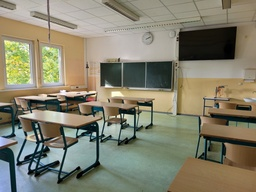
#> input picture Klassenzimmer OG (klein).jpg, 256 x 192 px, shrunk from 640 x 480 before the run, found by its file name
$ jupyter execute --allow-errors Bsp_bilineare_interpolation-Copy1.ipynb
#> lines starting #> are read from the running program, lines starting #| are printed output that depends on the picture
[cell 1]
#import libaries
import numpy as np
import skimage
from skimage import io
from skimage import color
from matplotlib import pyplot as plt

#> (a cell that did not finish here is left out)

#> (a cell that did not finish here is left out)

#> (a cell that did not finish here is left out)

#> (a cell that did not finish here is left out)

[cell 6]
def bilineare_interpolation(img,scale):
    #assert isinstance(img[0,0], int), 'type is {}, should be int'.format(type(img[0,0]))
    # unzip image (width,height)
    origin_width, origin_height = img.shape
    # scale image (= img)
    target_width =int(origin_width * scale)
    target_height =int(origin_height * scale)
    # pad img
    img_padded = np.pad(img, 1, mode = 'edge')
    #create new image (=target_img) with zeros as values
    target_img= np.zeros((target_width,target_height))

    # loop over all pixel of t_img
    for x in range(target_width):
        for y in range(target_height):
            #select origin pixel
            x_origin = x/scale + 1
            y_origin = y/scale + 1
            # to avoid half pixel, we round them
            # than we round up for the maximun value of the x and y pixel and we round down for the minimum of the x and y pixel
            # we use this method to get two pixel on each axis near the pixel we want to determine
            x_min = int(np.floor(x_origin))
            x_max = int(np.ceil(x_origin))
            y_min = int(np.floor(y_origin))
            y_max = int(np.ceil(y_origin))
            # Find the point between Q_11 and Q_21, called R₁, and the point between Q_12 and Q_22, called R₂
            # in this case there is a 1:1 correspondence, which can be taken
            if (x_max-x_min) == 0 and (y_max-y_min == 0):
                 f_x_y = img_padded[int(x_origin), int(y_origin)]
            # in this case x is equal for Q₁₁ and Q₂₁ and hence Q₁₁ == Q₂₁,
            # the same happens for Q_12 and Q_22
            # interpolation needs only to be done in x direction
            elif (x_max-x_min) == 0:
                f_x_y1 = img_padded[int(x_origin), y_min]
                f_x_y2 = img_padded[int(x_origin), y_max]
                f_x_y = (((y_max-y_origin)/(y_max-y_min)) * f_x_y1) + (((y_origin-y_min)/(y_max-y_min)) * f_x_y2)
            # in this case y is equal and interpolation needs only to be done in x direction
            elif (y_max-y_min) == 0:
                f_x1_y = img_padded[x_min, int(y_origin)]
                f_x2_y = img_padded[x_max, int(y_origin)]
                f_x_y = (((x_max-x_origin)/(x_max-x_min)) * f_x1_y) + (((x_origin-x_min)/(x_max-x_min)) * f_x2_y)
            else:
                # find the points Q_11, Q_12, Q_21 and Q_22
                Q_11 = img_padded[x_min, y_min]
                Q_12 = img_padded[x_min, y_max]
                Q_21 = img_padded[x_max, y_min]
                Q_22 = img_padded[x_max, y_max]

                # find the points R₁ and R₂
                r1 = ((x_max - x_origin)/(x_max - x_min)) * Q_11 + ((x_origin - x_min)/(x_max - x_min)) * Q_21
                r2 = ((x_max - x_origin)/(x_max - x_min)) * Q_12 + ((x_origin - x_min)/(x_max - x_min)) * Q_22

                # use bilinear interpolation
                f_x_y = ((y_max - y_origin)/(y_max - y_min)) * r1 + ((y_origin - y_min)/(y_max - y_min)) * r2

            # set t_img as interpolated image
            target_img[x,y] = f_x_y

    #return new imgage
    return target_img

# use function
#> (the rest of this cell did not finish here and is left out)

[cell 7]
def bilineare_interpolation_rgb(img,scale):
    #the image must be an numpy integer
    if img.dtype != 'uint8':
        img = img.astype('uint8')
    assert isinstance(img[0,0,0], np.uint8), 'type is {}, should be numpy.uint8, that means aa numpy integer'.format(type(img[0,0,0]))
     # unzip image (width,height, rgb-channels)
    origin_width, origin_height, channels = img.shape
    # scale image (= img)
    target_width =int(origin_width * scale)
    target_height =int(origin_height * scale)

    #create new image (=target_img) with zeros as values
    target_img = np.zeros((target_width, target_height, channels))

    #split the img into all color channels and use the function "bilibilineare_interpolation" for each channel
    #transform the floats into integers, because the function only works with intergers by dividing by 255.0
    target_img[:,:, 0] = bilineare_interpolation((img[:, :, 0] / 255.0), scale)
    target_img[:,:, 1] = bilineare_interpolation((img[:, :, 1] / 255.0), scale)
    target_img[:,:, 2] = bilineare_interpolation((img[:, :, 2] / 255.0), scale)

    #return new imgage
    return target_img

# use function
#> (the rest of this cell did not finish here and is left out)

[cell 8]
#use upscaling on examples
klassenzimmer = io.imread(r'C:\Users\Jerome\Desktop\Code\Einführung\Klassenzimmer OG (klein).jpg')
#> klassenzimmer is the input picture: shape (192, 256, 3); mean R, G, B 131.4, 128.8, 109.6
plt.imshow(klassenzimmer)
type(klassenzimmer[0,0,1])

[cell 9]
upscaled_klassenzimmer_bi= bilineare_interpolation_rgb(klassenzimmer, 2.5)
plt.imshow(upscaled_klassenzimmer_bi)

[cell 10]
schulhaus = io.imread(r'C:\Users\Jerome\Desktop\Code\Einführung\Schulhaus OG (klein).jpg')
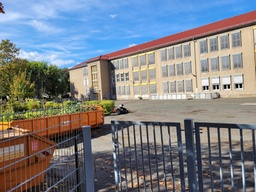
#> input picture Schulhaus OG (klein).jpg, 256 x 192 px, shrunk from 640 x 480 before the run, found by its file name
#> schulhaus is the input picture: shape (192, 256, 3); mean R, G, B 124.4, 128, 134.1
plt.imshow(schulhaus)
type(schulhaus[0,0,1])

[cell 11]
upscaled_schulhaus_bi= bilineare_interpolation_rgb(schulhaus, 2.5)
#> in bilineare_interpolation (call 6), `img_padded = np.pad(img, 1, mode = 'edge')`:
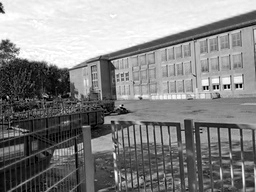
#> img: shape (192, 256) float64; min 0, max 1, mean 0.526
plt.imshow(upscaled_schulhaus_bi)

[cell 12]
tt_platte = io.imread(r'C:\Users\Jerome\Desktop\Code\Einführung\Tischtennisplatte OG (klein).jpg')
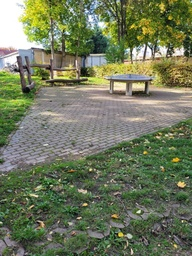
#> input picture Tischtennisplatte OG (klein).jpg, 192 x 256 px, shrunk from 480 x 640 before the run, found by its file name
#> tt_platte is the input picture: shape (256, 192, 3); mean R, G, B 112.6, 121.1, 92.6
plt.imshow(tt_platte)
type(tt_platte[0,0,1])

[cell 13]
upscaled_tt_platte_bi= bilineare_interpolation_rgb(tt_platte, 2.5)
#> call 3 of bilineare_interpolation_rgb, with scale = 2.5
#> in bilineare_interpolation (call 8), `img_padded = np.pad(img, 1, mode = 'edge')`:
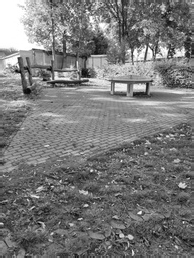
#> img_padded: shape (258, 194) float64; min 0, max 1, mean 0.475
#> after the loop in bilineare_interpolation (call 8), `for x in range(target_width):`:
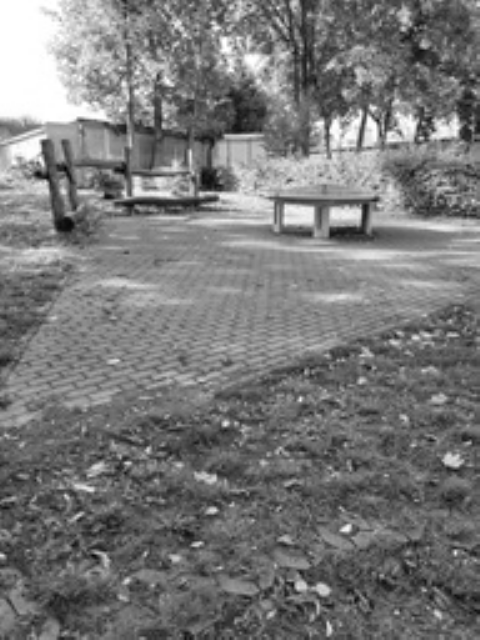
#> target_img: shape (640, 480) float64; min 0.0102, max 1, mean 0.474
#> in bilineare_interpolation_rgb (call 3), `target_img[:,:, 1] = bilineare_interpolation((img[:, :, 1] / 255.0), s..`:
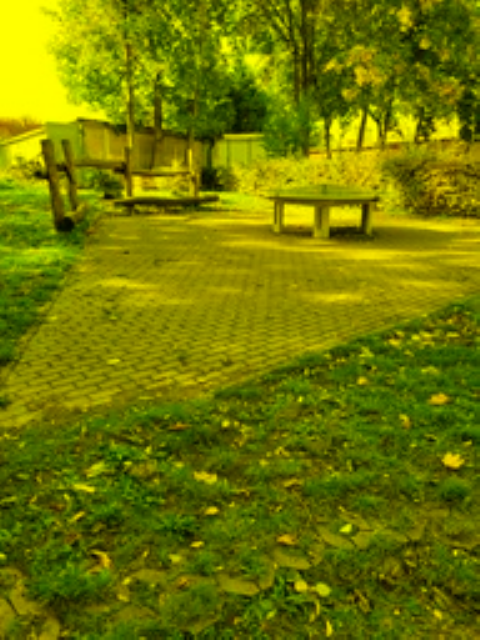
#> target_img: shape (640, 480, 3) float64; mean R, G, B 0.441, 0.474, 0
#> in bilineare_interpolation (call 9), `img_padded = np.pad(img, 1, mode = 'edge')`:
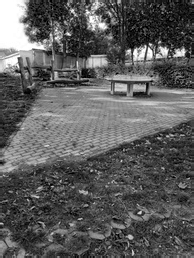
#> img_padded: shape (258, 194) float64; min 0, max 1, mean 0.363
#> in bilineare_interpolation (call 9), `img_padded = np.pad(img, 1, mode = 'edge')`:
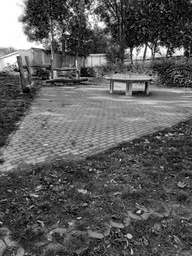
#> img: shape (256, 192) float64; min 0, max 1, mean 0.363
#> after the loop in bilineare_interpolation (call 9), `for x in range(target_width):`:
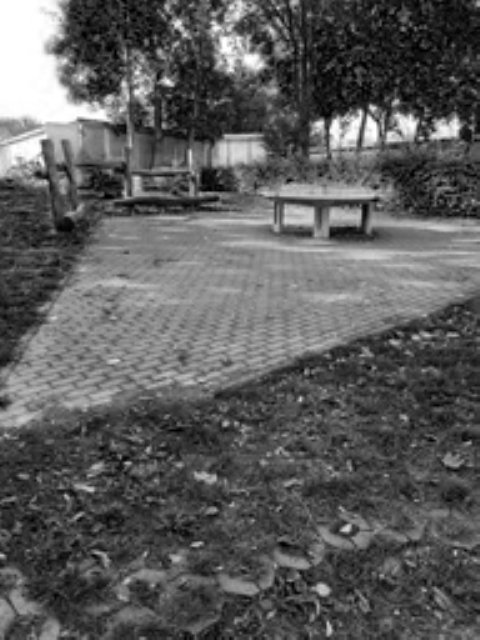
#> target_img: shape (640, 480) float64; min 0, max 1, mean 0.363
#> in bilineare_interpolation_rgb (call 3), `target_img[:,:, 2] = bilineare_interpolation((img[:, :, 2] / 255.0), s..`:
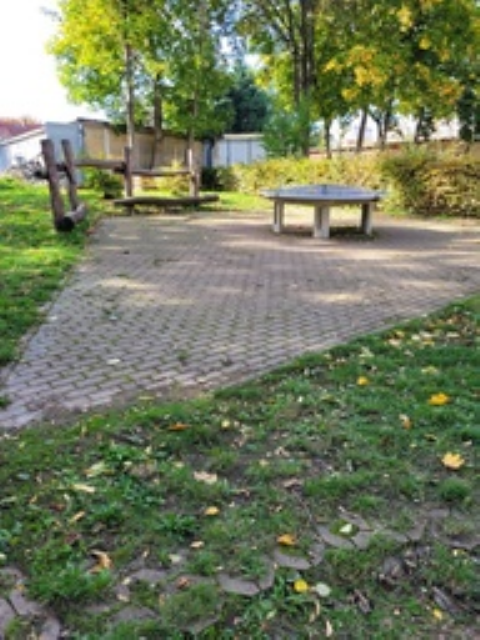
#> target_img: shape (640, 480, 3) float64; mean R, G, B 0.441, 0.474, 0.363
